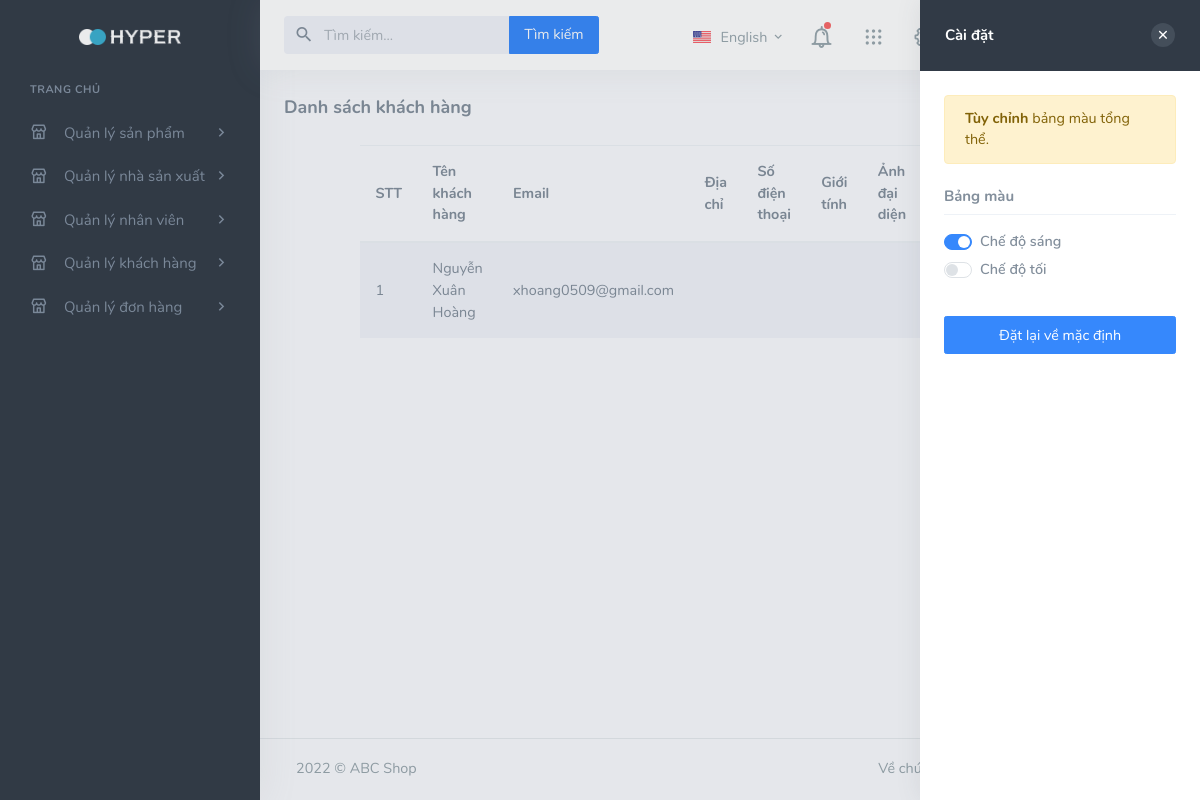
/admin/customer/index.php, run on an earlier commit of the app's database.
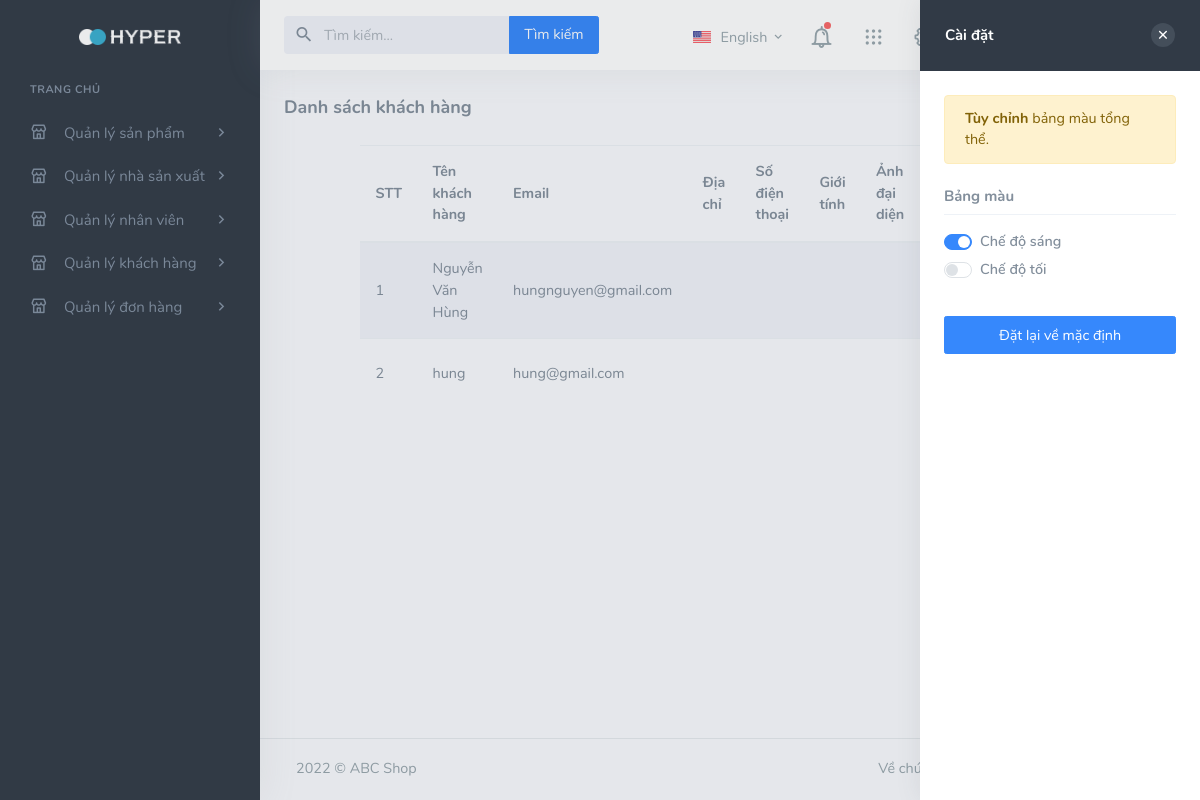
And on a later commit of the database.
### tables this page shows
CREATE TABLE `users` (
  `id` int(11) NOT NULL,
  `name` varchar(255) NOT NULL,
  `email` char(50) NOT NULL,
  `password` char(255) NOT NULL,
  `address` varchar(255) NOT NULL,
  `phone` char(50) NOT NULL,
  `gender` varchar(20) NOT NULL,
  `image` char(255) NOT NULL,
  `id_role` int(11) NOT NULL
);

### admin/customer/index.php (the view, shortened to what this page needs)
<?php
require("../../services/connect.php");
$sql = "SELECT `id`, `name`, `email`, `password`, `address`, `phone`, `gender`, `image` FROM `users` WHERE id_role = 2";
$result = mysqli_query($connect, $sql);
?>
<!DOCTYPE html>
<html lang="en">
<head>
    <link href="../assets/css/vendor/jquery-jvectormap-1.2.2.css" rel="stylesheet" type="text/css" />
    <link href="../../assets/css/icons.min.css" rel="stylesheet" type="text/css" />
    <link href="../../assets/css/app-creative.min.css" rel="stylesheet" type="text/css" id="light-style" />
    <link href="../../assets/css/app-creative-dark.min.css" rel="stylesheet" type="text/css" id="dark-style" />
</head>
<body class="loading" data-layout-config='{"leftSideBarTheme":"dark","layoutBoxed":false, "leftSidebarCondensed":false, "leftSidebarScrollable":false,"darkMode":false, "showRightSidebarOnStart": true}'>
    <div class="wrapper">
        <div class="left-side-menu">
            <a href="index.php" class="logo text-center logo-light">
                <span class="logo-lg">
                    <img src="../../assets/images/logo.png" alt="" height="16">
                </span>
            </a>
            <div class="h-100" id="left-side-menu-container" data-simplebar>
                <?php include("../../components/sidemenu.php"); ?>
            </div>
        </div>
        <div class="content-page">
            <div class="content">
                <div class="navbar-custom">
                    <ul class="list-unstyled topbar-right-menu float-right mb-0">
                        <li class="dropdown notification-list topbar-dropdown">
                            <a class="nav-link dropdown-toggle arrow-none" data-toggle="dropdown" href="#" role="button" aria-haspopup="false" aria-expanded="false">
                                <img src="../../assets/images/flags/us.jpg" alt="user-image" class="mr-0 mr-sm-1" height="12">
                                <span class="align-middle d-none d-sm-inline-block">English</span> <i class="mdi mdi-chevron-down d-none d-sm-inline-block align-middle"></i>
                            </a>
                        </li>
                        <li class="dropdown notification-list">
                            <a class="nav-link dropdown-toggle arrow-none" data-toggle="dropdown" href="#" role="button" aria-haspopup="false" aria-expanded="false">
                                <i class="dripicons-bell noti-icon"></i>
                                <span class="noti-icon-badge"></span>
                            </a>
                        </li>
                        <li class="dropdown notification-list d-none d-sm-inline-block">
                            <a class="nav-link dropdown-toggle arrow-none" data-toggle="dropdown" href="#" role="button" aria-haspopup="false" aria-expanded="false">
                                <i class="dripicons-view-apps noti-icon"></i>
                            </a>
                        </li>
                        <li class="notification-list">
                            <a class="nav-link right-bar-toggle" href="javascript: void(0);">
                            </a>
                        </li>
                        <li class="dropdown notification-list">
                            <a class="nav-link dropdown-toggle nav-user arrow-none mr-0" data-toggle="dropdown" href="#" role="button" aria-haspopup="false" aria-expanded="false">
                                <span class="account-user-avatar">
                                </span>
                                <span>
                                    <span class="account-user-name">Nguyen Xuan Hoang</span>
                                    <span class="account-position">Founder</span>
                                </span>
                            </a>
                        </li>
                    </ul>
                    <div class="app-search dropdown d-none d-lg-block">
                        <form>
                            <div class="input-group">
                                <input type="text" class="form-control dropdown-toggle" placeholder="Tìm kiếm..." id="top-search">
                                <span class="mdi mdi-magnify search-icon"></span>
                                <div class="input-group-append">
                                    <button class="btn btn-primary" type="submit">Tìm kiếm</button>
                                </div>
                            </div>
                        </form>
                    </div>
                </div>
                <div class="container-fluid">
                    <div class="row">
                        <div class="col-12">
                            <div class="page-title-box">
                                <h4 class="page-title">Danh sách khách hàng</h4>
                            </div>
                        </div>
                    </div>
                    <div class="row justify-content-center">
                        <div class="col-xl-10 col-lg-10 ">
                            <table class="table table-striped table-centered mb-0">
                                <thead>
                                    <tr>
                                        <th>STT</th>
                                        <th>Tên khách hàng </th>
                                        <th>Email</th>
                                        <th>Địa chỉ</th>
                                        <th>Số điện thoại</th>
                                        <th>Giới tính</th>
                                        <th>Ảnh đại diện</th>
                                        <th>Sửa</th>
                                        <th>Xóa</th>
                                    </tr>
                                </thead>
                                <tbody>
                                    <?php
                                    $count = 0;
                                    foreach ($result as $each) {
                                        $count++;
                                    ?>
                                        <tr>
                                            <td><?php echo $count ?></td>
                                            <td><?php echo $each['name'] ?></td>
                                            <td><?php echo $each['email'] ?></td>
                                            <td><?php echo $each['address'] ?></td>
                                            <td>
                                            </td>
                                            <td>
                                            </td>
                                            <td>
                                            </td>
                                            <td>
                                                <a href="./edit_customer.php?id=<?php echo $each['id'] ?>" class="btn btn-outline-warning">Repair</a>
                                            </td>
                                            <td>
                                                <button onclick="remove(<?php echo $each['id'] ?>)" class="btn btn-outline-danger">Delete</button>
                                            </td>
                                        </tr>
                                    <?php } ?>
                                </tbody>
                            </table>
                        </div>
                    </div>
                </div>
            </div>
            <?php include('../footer.php'); ?>
        </div>
    </div>
    <div class="right-bar">
        <div class="rightbar-title">
            <a href="javascript:void(0);" class="right-bar-toggle float-right">
                <i class="dripicons-cross noti-icon"></i>
            </a>
            <h5 class="m-0">Cài đặt</h5>
        </div>
        <div class="rightbar-content h-100" data-simplebar>
            <div class="p-3">
                <div class="alert alert-warning" role="alert">
                    <strong>Tùy chỉnh </strong> bảng màu tổng thể.
                </div>
                <h5 class="mt-3">Bảng màu</h5>
                <hr class="mt-1" />
                <div class="custom-control custom-switch mb-1">
                    <label class="custom-control-label" for="light-mode-check">Chế độ sáng</label>
                </div>
                <div class="custom-control custom-switch mb-1">
                    <label class="custom-control-label" for="dark-mode-check">Chế độ tối</label>
                </div>
                <button class="btn btn-primary btn-block mt-4" id="resetBtn">Đặt lại về mặc định</button>
            </div>
        </div>
    </div>
    <div class="rightbar-overlay"></div>
</body>
</html>

### components/sidemenu.php (shortened to what this page needs)
<ul class="metismenu side-nav">
    <li class="side-nav-title side-nav-item">Trang chủ</li>
    <li class="side-nav-item">
        <a href="javascript: void(0);" class="side-nav-link">
            <i class="uil-store"></i>
            <span> Quản lý sản phẩm </span>
            <span class="menu-arrow"></span>
        </a>
    </li>
    <li class="side-nav-item">
        <a href="javascript: void(0);" class="side-nav-link">
            <i class="uil-store"></i>
            <span> Quản lý nhà sản xuất </span>
            <span class="menu-arrow"></span>
        </a>
    </li>
    <li class="side-nav-item">
        <a href="javascript: void(0);" class="side-nav-link">
            <i class="uil-store"></i>
            <span> Quản lý nhân viên </span>
            <span class="menu-arrow"></span>
        </a>
    </li>
    <li class="side-nav-item">
        <a href="javascript: void(0);" class="side-nav-link">
            <i class="uil-store"></i>
            <span> Quản lý khách hàng </span>
            <span class="menu-arrow"></span>
        </a>
    </li>
    <li class="side-nav-item">
        <a href="javascript: void(0);" class="side-nav-link">
            <i class="uil-store"></i>
            <span> Quản lý đơn hàng </span>
            <span class="menu-arrow"></span>
        </a>
    </li>
</ul>

### admin/footer.php
<footer class="footer">
    <div class="container-fluid">
        <div class="row">
            <div class="col-md-6">
                2022 © ABC Shop
            </div>
            <div class="col-md-6">
                <div class="text-md-right footer-links d-none d-md-block">
                    <a href="javascript: void(0);">Về chúng tôi</a>
                    <a href="javascript: void(0);">Hỗ trợ</a>
                    <a href="javascript: void(0);">Liên hệ chúng tôi</a>
                </div>
            </div>
        </div>
    </div>
</footer>

What changed in the data, as far as the page shows it:
removed users: name "Nguyễn Xuân Hoàng", email "xhoang0509@gmail.com"
added users: name "Nguyễn Văn Hùng", email "hungnguyen@gmail.com"
added users: name "hung", email "hung@gmail.com"
